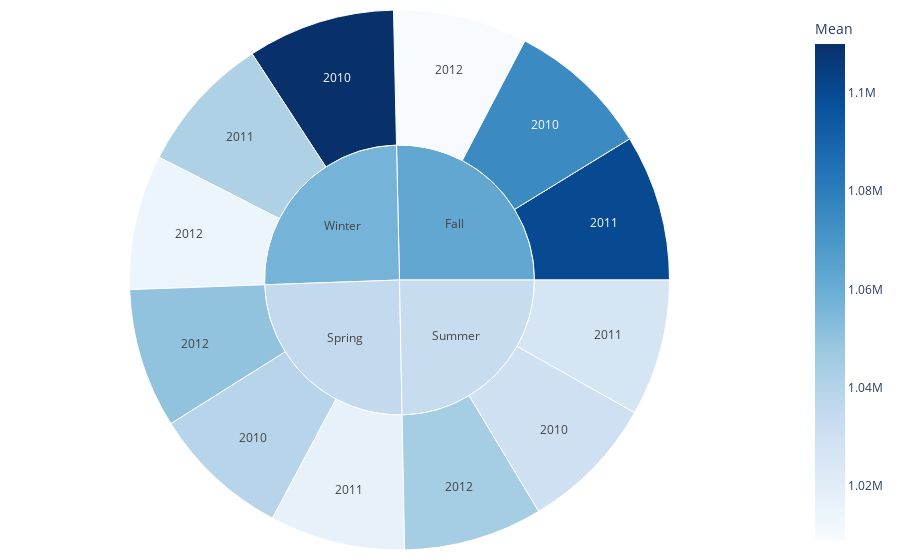

Write notebook code for a chart like this one.
### Code cell
fig_compareSeasons = px.sunburst(df_compareSeasons, path = ['Season', 'Year'], # ['Store_Num', Season', 'Year']
                        values = 'Mean',
                        color = 'Mean',
                        color_continuous_scale = 'blues',
                        maxdepth = -1)

fig_compareSeasons.update_layout(margin = dict(t = 10, b = 10, r = 10, l = 10),
                                showlegend = False,
                                plot_bgcolor = 'black',
                                )
                  
fig_compareSeasons.show()

### Figure 1 — Plotly figure (JSON) as saved in the notebook; plotly's stock layout.template omitted (floating-point values rounded to 4 significant figures)
{"data": [{"branchvalues": "total", "customdata": [[1075000.0], [1039000.0], [1030000.0], [1110000.0], [1100000.0], [1017000.0], [1026000.0], [1042000.0], [1009000.0], [1050000.0], [1045000.0], [1015000.0], [1063000.0], [1036000.0], [1034000.0], [1057000.0]], "domain": {"x": [0, 1], "y": [0, 1]}, "hovertemplate": "labels=%{label}<br>Mean_sum=%{value}<br>parent=%{parent}<br>id=%{id}<br>Mean=%{color}<extra></extra>", "ids": ["Fall/2010", "Spring/2010", "Summer/2010", "Winter/2010", "Fall/2011", "Spring/2011", "Summer/2011", "Winter/2011", "Fall/2012", "Spring/2012", "Summer/2012", "Winter/2012", "Fall", "Spring", "Summer", "Winter"], "labels": ["2010", "2010", "2010", "2010", "2011", "2011", "2011", "2011", "2012", "2012", "2012", "2012", "Fall", "Spring", "Summer", "Winter"], "marker": {"coloraxis": "coloraxis", "colors": [1075000.0, 1039000.0, 1030000.0, 1110000.0, 1100000.0, 1017000.0, 1026000.0, 1042000.0, 1009000.0, 1050000.0, 1045000.0, 1015000.0, 1063000.0, 1036000.0, 1034000.0, 1057000.0]}, "maxdepth": -1, "name": "", "parents": ["Fall", "Spring", "Summer", "Winter", "Fall", "Spring", "Summer", "Winter", "Fall", "Spring", "Summer", "Winter", "", "", "", ""], "type": "sunburst", "values": [1075000.0, 1039000.0, 1030000.0, 1110000.0, 1100000.0, 1017000.0, 1026000.0, 1042000.0, 1009000.0, 1050000.0, 1045000.0, 1015000.0, 3184000.0, 3106000.0, 3101000.0, 3166000.0]}], "layout": {"coloraxis": {"colorbar": {"title": {"text": "Mean"}}, "colorscale": [[0, "rgb(247,251,255)"], [0.125, "rgb(222,235,247)"], [0.25, "rgb(198,219,239)"], [0.375, "rgb(158,202,225)"], [0.5, "rgb(107,174,214)"], [0.625, "rgb(66,146,198)"], [0.75, "rgb(33,113,181)"], [0.875, "rgb(8,81,156)"], [1, "rgb(8,48,107)"]]}, "legend": {"tracegroupgap": 0}, "margin": {"b": 10, "l": 10, "r": 10, "t": 10}, "plot_bgcolor": "black", "showlegend": false}}
